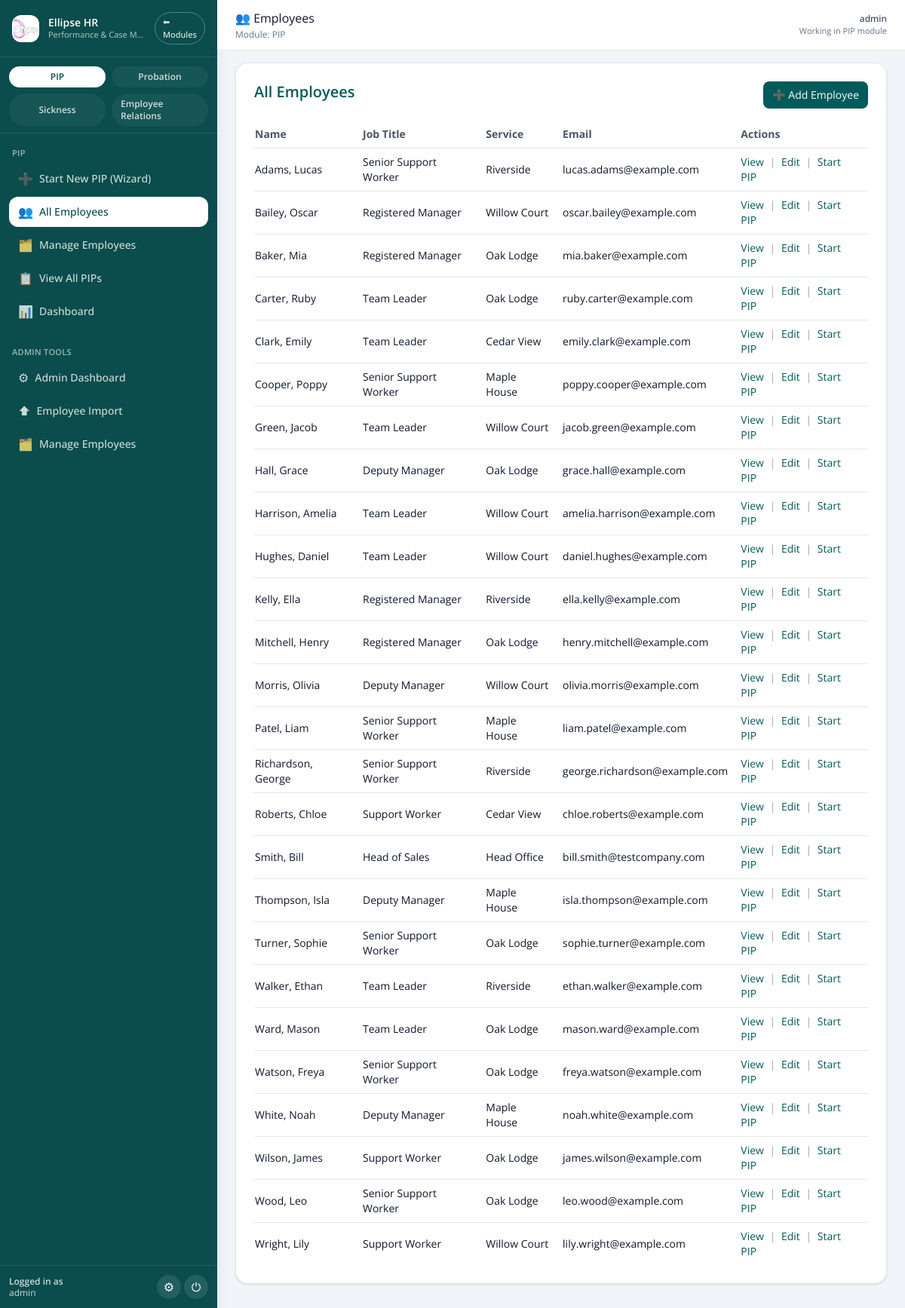
The app's page /employee/list (signed in) with its own data.
### pip_app/models.py (models this page shows, shortened)
class User(db.Model, UserMixin):
    id = db.Column(db.Integer, primary_key=True)
    username = db.Column(db.String(80), unique=True, nullable=False)
    email = db.Column(db.String(120), unique=True, nullable=False)
    password_hash = db.Column(db.String(200), nullable=False)
    admin_level = db.Column(db.Integer, default=0)  # 0 = line mgr, 1 = admin, 2 = superuser
    team_id = db.Column(db.Integer, nullable=True)
    def is_superuser(self):
        return self.admin_level == 2

class Employee(db.Model):
    id = db.Column(db.Integer, primary_key=True)
    first_name = db.Column(db.String(100))
    last_name = db.Column(db.String(100))
    job_title = db.Column(db.String(100))
    line_manager = db.Column(db.String(100))
    service = db.Column(db.String(100))
    start_date = db.Column(db.Date)
    team_id = db.Column(db.Integer)
    email = db.Column(db.String(120), nullable=True)
    employment_status = db.Column(db.String(20), nullable=False, default="Active")
    is_leaver = db.Column(db.Boolean, nullable=False, default=False)
    leaving_date = db.Column(db.Date, nullable=True)
    leaving_reason_category = db.Column(db.String(100), nullable=True)
    leaving_reason_detail = db.Column(db.Text, nullable=True)
    leaving_notes = db.Column(db.Text, nullable=True)
    marked_as_leaver_at = db.Column(db.DateTime, nullable=True)
    marked_as_leaver_by = db.Column(db.String(120), nullable=True)
    reactivated_at = db.Column(db.DateTime, nullable=True)
    reactivated_by = db.Column(db.String(120), nullable=True)
    pips = db.relationship("PIPRecord", back_populates="employee", lazy=True)

### old files/app - 050226.py (the view)
@app.route('/employee/list')
@login_required
def employee_list():
    template = 'probation_employee_list.html' if session.get('active_module') == 'Probation' else 'employee_list.html'
    q = Employee.query
    if current_user.admin_level == 0:
        if current_user.team_id:
            q = q.filter(Employee.team_id == current_user.team_id)
        else:
            q = q.filter(False)
    employees = q.order_by(Employee.last_name.asc(), Employee.first_name.asc()).all()
    return render_template(template, employees=employees)

### templates/employee_list.html (shortened to what this page needs)
{% extends "base.html" %}
{% block page_title %}👥 Employees{% endblock %}
{% block content %}
<div class="bg-white border border-gray-200 rounded-2xl shadow p-6">
  <div class="flex items-start justify-between gap-3 mb-4">
    <h1 class="text-xl font-semibold text-[#005b5a]">All Employees</h1>
    <a href="{{ url_for('add_employee') }}"
       class="inline-flex items-center bg-[#005b5a] text-white px-3 py-2 rounded-lg hover:bg-[#007876] text-sm">
      ➕ Add Employee
    </a>
  </div>
  {% if employees %}
    <div class="overflow-x-auto">
      <table class="min-w-full text-sm">
        <thead>
          <tr class="text-left text-gray-600 border-b">
            <th class="py-2 pr-4">Name</th>
            <th class="py-2 pr-4">Job Title</th>
            <th class="py-2 pr-4">Service</th>
            <th class="py-2 pr-4">Email</th>
            <th class="py-2 pr-4">Actions</th>
          </tr>
        </thead>
        <tbody class="divide-y">
          {% for emp in employees %}
            <tr>
              <td class="py-2 pr-4">{{ emp.last_name }}, {{ emp.first_name }}</td>
              <td class="py-2 pr-4">{{ emp.job_title or '—' }}</td>
              <td class="py-2 pr-4">{{ emp.service or '—' }}</td>
              <td class="py-2 pr-4">{{ emp.email or '—' }}</td>
              <td class="py-2 pr-4">
                <a href="{{ url_for('employee_detail', employee_id=emp.id) }}"
                   class="text-[#005b5a] hover:underline">View</a>
                <span class="mx-1 text-gray-400">|</span>
                <a href="{{ url_for('edit_employee', employee_id=emp.id) }}"
                   class="text-[#005b5a] hover:underline">Edit</a>
                <span class="mx-1 text-gray-400">|</span>
                <a href="{{ url_for('create_pip_wizard') }}?employee_id={{ emp.id }}&goto=2"
                   class="text-[#005b5a] hover:underline">Start PIP</a>
              </td>
            </tr>
          {% endfor %}
        </tbody>
      </table>
    </div>
  {% else %}
    <p class="text-sm text-gray-600">No employees found.</p>
  {% endif %}
</div>
{% endblock %}

### templates/base.html (shortened to what this page needs)
<!doctype html>
<html lang="en">
<head>
  <script src="https://cdn.tailwindcss.com"></script>
  <link rel="stylesheet" href="{{ url_for('static', filename='css/tokens.css') }}">
  <link rel="stylesheet" href="{{ url_for('static', filename='css/ui.css') }}">
</head>
<body class="bg-slate-100 text-slate-900">
{% set is_logged_in = current_user.is_authenticated if current_user is defined else False %}
{% set current_endpoint = request.endpoint or '' %}
{% set active_module = (active_module|default(None)) or session.get('active_module') %}
{% set layout = (layout|default('')) %}
{% set hide_sidebar = ((hide_sidebar if hide_sidebar is defined else False) or (not is_logged_in) or (layout == 'fullscreen')) %}
<div class="min-h-screen flex bg-slate-100">
  {% if is_logged_in and not hide_sidebar %}
    <aside class="flex flex-col w-72 bg-[#0a4d4c] text-white shadow-xl">
      <div class="px-4 py-4 border-b border-white/10 flex items-center justify-between gap-3">
        <div class="flex items-center gap-3 min-w-0">
          <div class="h-9 w-9 rounded-xl bg-white flex items-center justify-center shrink-0">
            <img src="{{ url_for('static', filename='images/logo.avif') }}"
                 alt="Ellipse HR" class="h-8 w-8 rounded-lg object-cover">
          </div>
          <div class="min-w-0">
            <div class="text-sm font-semibold leading-tight truncate">Ellipse HR</div>
            <div class="text-[11px] text-white/70 truncate">Performance &amp; Case Management</div>
          </div>
        </div>
        <a href="{{ url_for('main.home') }}"
           class="inline-flex items-center justify-center rounded-full border border-white/30 px-2.5 py-1 text-[11px] font-medium text-white/90 hover:bg-white/10">
          ⬅ Modules
        </a>
      </div>
      <div class="px-3 pt-3 pb-2 border-b border-white/10">
        <div class="grid grid-cols-2 gap-2">
          <a href="{{ url_for('dashboard') }}"
             class="inline-flex items-center justify-center gap-1.5 rounded-full px-3 py-1.5 text-[11px] font-semibold
                    {% if active_module == 'PIP' %}
                      bg-white text-[#0a4d4c]
                    {% else %}
                      bg-white/5 text-white/80 hover:bg-white/10
                    {% endif %}">
            <span class="text-xs">PIP</span>
          </a>
          <a href="{{ url_for('probation_dashboard') }}"
             class="inline-flex items-center justify-center gap-1.5 rounded-full px-3 py-1.5 text-[11px] font-semibold
                    {% if active_module == 'Probation' %}
                      bg-white text-[#0a4d4c]
                    {% else %}
                      bg-white/5 text-white/80 hover:bg-white/10
                    {% endif %}">
            <span class="text-xs">Probation</span>
          </a>
          <a href="{{ url_for('sickness_dashboard') }}"
             class="inline-flex items-center justify-center gap-1.5 rounded-full px-3 py-1.5 text-[11px] font-semibold
                    {% if active_module == 'Sickness' %}
                      bg-white text-[#0a4d4c]
                    {% else %}
                      bg-white/5 text-white/80 hover:bg-white/10
                    {% endif %}">
            <span class="text-xs">Sickness</span>
          </a>
          {% if current_user.is_superuser() %}
          <a href="{{ url_for('employee_relations.dashboard') }}"
             class="inline-flex items-center justify-center gap-1.5 rounded-full px-3 py-1.5 text-[11px] font-semibold
                    {% if active_module == 'Employee Relations' %}
                      bg-white text-[#0a4d4c]
                    {% else %}
                      bg-white/5 text-white/80 hover:bg-white/10
                    {% endif %}">
            <span class="text-xs">Employee Relations</span>
          </a>
          {% endif %}
        </div>
      </div>
      <nav class="flex-1 overflow-y-auto px-3 py-4 space-y-6 text-sm">
        {% if active_module == 'PIP' %}
          <div>
            <div class="px-1 text-[11px] font-semibold uppercase tracking-wide text-white/60 mb-1">
              PIP
            </div>
            <ul class="space-y-1">
              <li>
                <a href="{{ url_for('create_pip_wizard') }}"
                   class="flex items-center gap-2 rounded-xl px-3 py-2
                          {% if 'create_pip_wizard' in current_endpoint %}
                            bg-white text-[#0a4d4c]
                          {% else %}
                            text-white/80 hover:bg-white/10
                          {% endif %}">
                  <span class="text-base">➕</span>
                  <span class="text-sm font-medium">Start New PIP (Wizard)</span>
                </a>
              </li>
              <li>
                <a href="{{ url_for('employee_list') }}"
                   class="flex items-center gap-2 rounded-xl px-3 py-2
                          {% if current_endpoint == 'employee_list' %}
                            bg-white text-[#0a4d4c]
                          {% else %}
                            text-white/80 hover:bg-white/10
                          {% endif %}">
                  <span class="text-base">👥</span>
                  <span class="text-sm font-medium">All Employees</span>
                </a>
              </li>
              <li>
                <a href="{{ url_for('manage_employee.index') }}"
                   class="flex items-center gap-2 rounded-xl px-3 py-2
                          {% if current_endpoint.startswith('manage_employee.') %}
                            bg-white text-[#0a4d4c]
                          {% else %}
                            text-white/80 hover:bg-white/10
                          {% endif %}">
                  <span class="text-base">🗂️</span>
                  <span class="text-sm font-medium">Manage Employees</span>
                </a>
              </li>
              <li>
                <a href="{{ url_for('pip_list') }}"
                   class="flex items-center gap-2 rounded-xl px-3 py-2
                          {% if current_endpoint == 'pip_list' %}
                            bg-white text-[#0a4d4c]
                          {% else %}
                            text-white/80 hover:bg-white/10
                          {% endif %}">
                  <span class="text-base">📋</span>
                  <span class="text-sm font-medium">View All PIPs</span>
                </a>
              </li>
              <li>
                <a href="{{ url_for('dashboard') }}"
                   class="flex items-center gap-2 rounded-xl px-3 py-2
                          {% if current_endpoint == 'dashboard' %}
                            bg-white text-[#0a4d4c]
                          {% else %}
                            text-white/80 hover:bg-white/10
                          {% endif %}">
                  <span class="text-base">📊</span>
                  <span class="text-sm font-medium">Dashboard</span>
                </a>
              </li>
            </ul>
          </div>
        {% endif %}
        {% if current_user.is_superuser() %}
          <div>
            <div class="px-1 text-[11px] font-semibold uppercase tracking-wide text-white/60 mb-1">
              Admin Tools
            </div>
            <ul class="space-y-1">
              <li>
                <a href="{{ url_for('admin_dashboard') }}"
                   class="flex items-center gap-2 rounded-xl px-3 py-2
                          {% if current_endpoint == 'admin_dashboard' %}
                            bg-white text-[#0a4d4c]
                          {% else %}
                            text-white/80 hover:bg-white/10
                          {% endif %}">
                  <span class="text-base">⚙</span>
                  <span class="text-sm font-medium">Admin Dashboard</span>
                </a>
              </li>
              <li>
                <a href="{{ url_for('employee_import') }}"
                   class="flex items-center gap-2 rounded-xl px-3 py-2
                          {% if current_endpoint == 'employee_import' %}
                            bg-white text-[#0a4d4c]
                          {% else %}
                            text-white/80 hover:bg-white/10
                          {% endif %}">
                  <span class="text-base">⬆</span>
                  <span class="text-sm font-medium">Employee Import</span>
                </a>
              </li>
              <li>
                <a href="{{ url_for('manage_employee.index') }}"
                   class="flex items-center gap-2 rounded-xl px-3 py-2
                          {% if current_endpoint.startswith('manage_employee.') %}
                            bg-white text-[#0a4d4c]
                          {% else %}
                            text-white/80 hover:bg-white/10
                          {% endif %}">
                  <span class="text-base">🗂️</span>
                  <span class="text-sm font-medium">Manage Employees</span>
                </a>
              </li>
            </ul>
          </div>
        {% endif %}
      </nav>
      <div class="px-3 py-3 border-t border-white/10">
        <div class="flex items-center justify-between gap-2">
          <div class="text-xs text-white/80 leading-tight min-w-0">
            <div class="font-semibold">Logged in as</div>
            <div class="truncate">{{ current_user.username }}</div>
          </div>
          <div class="flex items-center gap-1">
            {% if current_user.is_superuser() %}
              <a href="{{ url_for('admin_dashboard') }}"
                 class="inline-flex items-center justify-center rounded-full bg-white/10 hover:bg-white/20 h-8 w-8 text-base"
                 title="Admin Tools">
                ⚙
              </a>
            {% endif %}
            <form action="{{ url_for('auth.logout') }}" method="post">
              <button type="submit"
                      class="inline-flex items-center justify-center rounded-full bg-white/10 hover:bg-white/20 h-8 w-8 text-base"
                      title="Logout">
                ⏻
              </button>
            </form>
          </div>
        </div>
      </div>
    </aside>
  {% endif %}
  <div class="flex-1 flex flex-col min-w-0">
    <header class="w-full border-b border-slate-200 bg-white">
      <div class="px-4 sm:px-6 py-3 flex items-center justify-between gap-3">
        <div class="flex items-center gap-3">
          <div>
            {% block page_title %}{% endblock %}
            {% if is_logged_in and active_module %}
              <p class="text-xs text-slate-500 mt-0.5">
                Module: {{ active_module }}
              </p>
            {% endif %}
          </div>
        </div>
        {% if is_logged_in %}
          <div class="hidden md:flex items-center gap-4 text-xs text-slate-500">
            <div class="text-right">
              <div class="font-medium text-slate-700">{{ current_user.username }}</div>
              {% if active_module %}
                <div class="text-[11px] text-slate-500">Working in {{ active_module }} module</div>
              {% endif %}
            </div>
          </div>
        {% endif %}
      </div>
    </header>
    <div class="px-4 sm:px-6 pt-4">
    </div>
    <main class="flex-1 min-w-0 px-4 sm:px-6 pb-8">
      {% block content %}{% endblock %}
    </main>
  </div>
</div>
</body>
</html>

### records on screen
User: username "admin"
Employee: last_name "Adams", first_name "Lucas", job_title "Senior Support Worker", service "Riverside", email "lucas.adams@example.com"
Employee: last_name "Bailey", first_name "Oscar", job_title "Registered Manager", service "Willow Court", email "oscar.bailey@example.com"
Employee: last_name "Baker", first_name "Mia", job_title "Registered Manager", service "Oak Lodge", email "mia.baker@example.com"
Employee: last_name "Carter", first_name "Ruby", job_title "Team Leader", service "Oak Lodge", email "ruby.carter@example.com"
Employee: last_name "Clark", first_name "Emily", job_title "Team Leader", service "Cedar View", email "emily.clark@example.com"
Employee: last_name "Cooper", first_name "Poppy", job_title "Senior Support Worker", service "Maple House", email "poppy.cooper@example.com"
Employee: last_name "Green", first_name "Jacob", job_title "Team Leader", service "Willow Court", email "jacob.green@example.com"
Employee: last_name "Hall", first_name "Grace", job_title "Deputy Manager", service "Oak Lodge", email "grace.hall@example.com"
Employee: last_name "Harrison", first_name "Amelia", job_title "Team Leader", service "Willow Court", email "amelia.harrison@example.com"
Employee: last_name "Hughes", first_name "Daniel", job_title "Team Leader", service "Willow Court", email "daniel.hughes@example.com"
Employee: last_name "Kelly", first_name "Ella", job_title "Registered Manager", service "Riverside", email "ella.kelly@example.com"
Employee: last_name "Mitchell", first_name "Henry", job_title "Registered Manager", service "Oak Lodge", email "henry.mitchell@example.com"
Employee: last_name "Morris", first_name "Olivia", job_title "Deputy Manager", service "Willow Court", email "olivia.morris@example.com"
Employee: last_name "Patel", first_name "Liam", job_title "Senior Support Worker", service "Maple House", email "liam.patel@example.com"
Employee: last_name "Richardson", first_name "George", job_title "Senior Support Worker", service "Riverside", email "george.richardson@example.com"
Employee: last_name "Roberts", first_name "Chloe", job_title "Support Worker", service "Cedar View", email "chloe.roberts@example.com"
Employee: last_name "Smith", first_name "Bill", job_title "Head of Sales", service "Head Office", email "bill.smith@testcompany.com"
Employee: last_name "Thompson", first_name "Isla", job_title "Deputy Manager", service "Maple House", email "isla.thompson@example.com"
Employee: last_name "Turner", first_name "Sophie", job_title "Senior Support Worker", service "Oak Lodge", email "sophie.turner@example.com"
Employee: last_name "Walker", first_name "Ethan", job_title "Team Leader", service "Riverside", email "ethan.walker@example.com"
Employee: last_name "Ward", first_name "Mason", job_title "Team Leader", service "Oak Lodge", email "mason.ward@example.com"
Employee: last_name "Watson", first_name "Freya", job_title "Senior Support Worker", service "Oak Lodge", email "freya.watson@example.com"
Employee: last_name "White", first_name "Noah", job_title "Deputy Manager", service "Maple House", email "noah.white@example.com"
Employee: last_name "Wilson", first_name "James", job_title "Support Worker", service "Oak Lodge", email "james.wilson@example.com"
Employee: last_name "Wood", first_name "Leo", job_title "Senior Support Worker", service "Oak Lodge", email "leo.wood@example.com"
Employee: last_name "Wright", first_name "Lily", job_title "Support Worker", service "Willow Court", email "lily.wright@example.com"

### other values on screen
{{ active_module }} "PIP"
